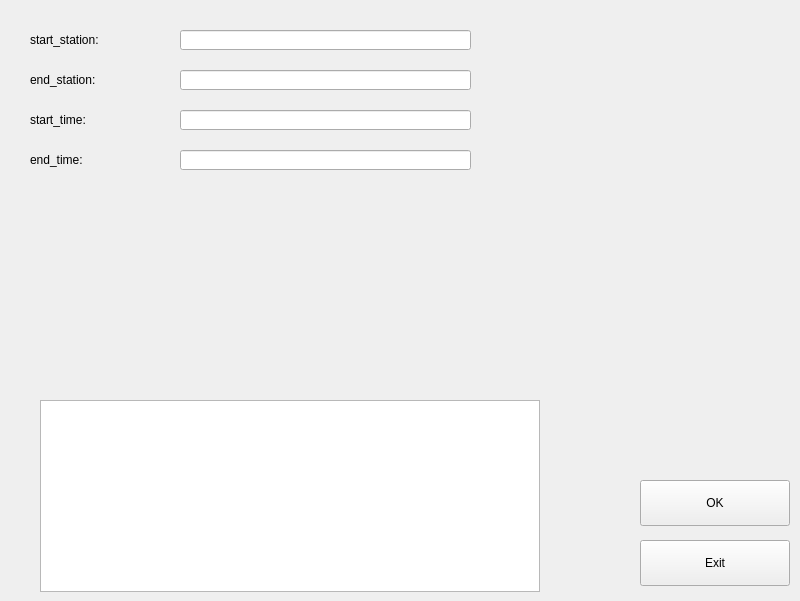
<?xml version="1.0" encoding="UTF-8"?>
<ui version="4.0">
 <class>modify_L</class>
 <widget class="QWidget" name="modify_L">
  <property name="geometry">
   <rect>
    <x>0</x>
    <y>0</y>
    <width>800</width>
    <height>601</height>
   </rect>
  </property>
  <property name="windowTitle">
   <string>Form</string>
  </property>
  <widget class="QPushButton" name="OK">
   <property name="geometry">
    <rect>
     <x>640</x>
     <y>480</y>
     <width>150</width>
     <height>46</height>
    </rect>
   </property>
   <property name="text">
    <string>OK</string>
   </property>
  </widget>
  <widget class="QPushButton" name="Exit">
   <property name="geometry">
    <rect>
     <x>640</x>
     <y>540</y>
     <width>150</width>
     <height>46</height>
    </rect>
   </property>
   <property name="text">
    <string>Exit</string>
   </property>
  </widget>
  <widget class="QTextBrowser" name="textBrowser">
   <property name="geometry">
    <rect>
     <x>40</x>
     <y>400</y>
     <width>500</width>
     <height>192</height>
    </rect>
   </property>
  </widget>
  <widget class="QLineEdit" name="start_station_input">
   <property name="geometry">
    <rect>
     <x>180</x>
     <y>30</y>
     <width>291</width>
     <height>20</height>
    </rect>
   </property>
  </widget>
  <widget class="QLabel" name="start_station">
   <property name="geometry">
    <rect>
     <x>30</x>
     <y>30</y>
     <width>150</width>
     <height>20</height>
    </rect>
   </property>
   <property name="text">
    <string>start_station:</string>
   </property>
  </widget>
  <widget class="QLineEdit" name="end_station_input">
   <property name="geometry">
    <rect>
     <x>180</x>
     <y>70</y>
     <width>291</width>
     <height>20</height>
    </rect>
   </property>
  </widget>
  <widget class="QLabel" name="end_station">
   <property name="geometry">
    <rect>
     <x>30</x>
     <y>70</y>
     <width>150</width>
     <height>20</height>
    </rect>
   </property>
   <property name="text">
    <string>end_station:</string>
   </property>
  </widget>
  <widget class="QLineEdit" name="start_time_input">
   <property name="geometry">
    <rect>
     <x>180</x>
     <y>110</y>
     <width>291</width>
     <height>20</height>
    </rect>
   </property>
  </widget>
  <widget class="QLabel" name="start_time">
   <property name="geometry">
    <rect>
     <x>30</x>
     <y>110</y>
     <width>150</width>
     <height>20</height>
    </rect>
   </property>
   <property name="text">
    <string>start_time:</string>
   </property>
  </widget>
  <widget class="QLineEdit" name="end_time_input">
   <property name="geometry">
    <rect>
     <x>180</x>
     <y>150</y>
     <width>291</width>
     <height>20</height>
    </rect>
   </property>
  </widget>
  <widget class="QLabel" name="end_time">
   <property name="geometry">
    <rect>
     <x>30</x>
     <y>150</y>
     <width>150</width>
     <height>20</height>
    </rect>
   </property>
   <property name="text">
    <string>end_time:</string>
   </property>
  </widget>
 </widget>
 <resources/>
 <connections/>
</ui>
